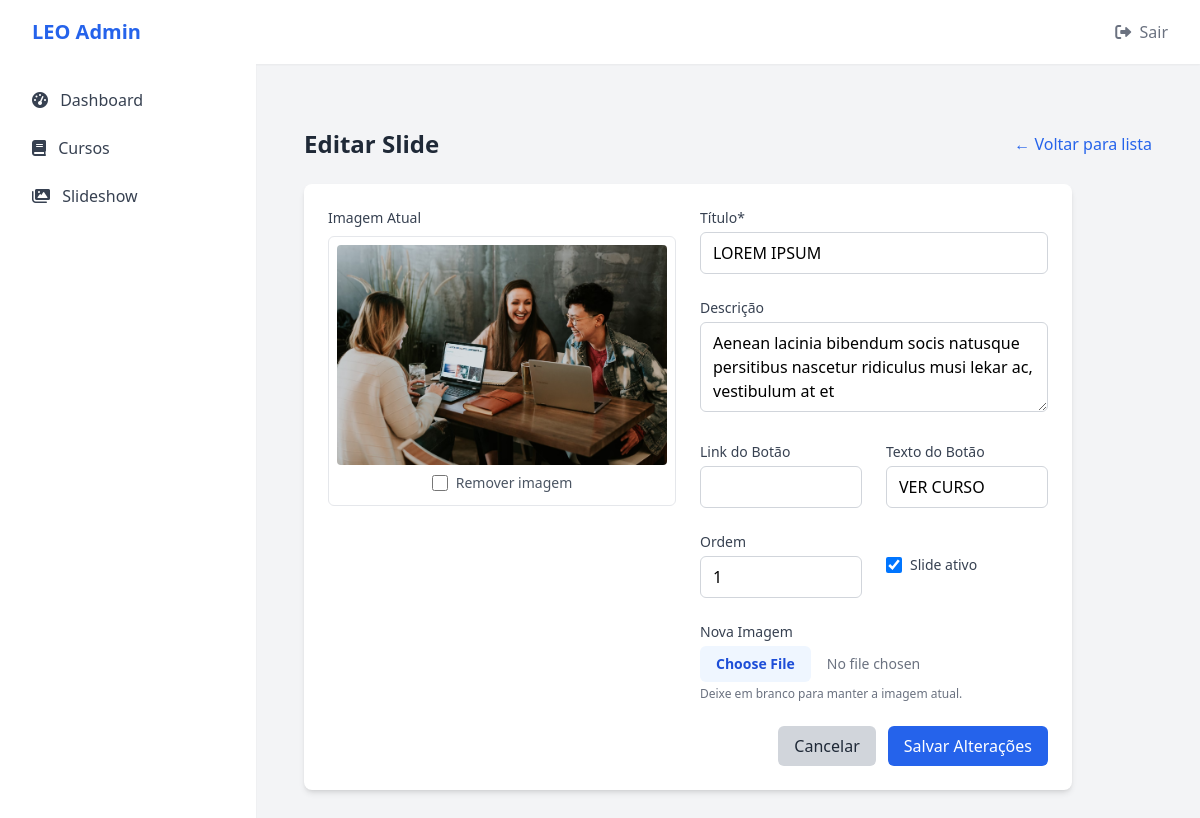
The page /admin/slideshow/editar.php?id=1 (signed in) on the database its author committed.
### tables this page shows
CREATE TABLE `slideshow` (
  `id` int(11) NOT NULL AUTO_INCREMENT,
  `titulo` varchar(255) NOT NULL,
  `descricao` text DEFAULT NULL,
  `imagem` varchar(255) NOT NULL,
  `link_botao` varchar(255) DEFAULT NULL,
  `texto_botao` varchar(50) DEFAULT 'VER CURSO',
  `ordem` int(11) DEFAULT 0,
  `ativo` tinyint(1) DEFAULT 1,
  `criado_em` timestamp NOT NULL DEFAULT current_timestamp(),
  `atualizado_em` timestamp NOT NULL DEFAULT current_timestamp() ON UPDATE current_timestamp(),
  PRIMARY KEY (`id`)
);

### admin/slideshow/editar.php (the view, shortened to what this page needs)
<?php
require '../../includes/db.php';
$slideId = $_GET['id'];
try {
    $stmt = $pdo->prepare("SELECT * FROM slideshow WHERE id = ?");
    $stmt->execute([$slideId]);
    $slide = $stmt->fetch();
} catch (PDOException $e) {
    die("Erro ao carregar slide: " . $e->getMessage());
}
include '../includes/header.php';
?>
<div class="container mx-auto px-4 py-8">
    <div class="flex items-center justify-between mb-6">
        <h1 class="text-2xl font-bold text-gray-800">Editar Slide</h1>
        <a href="index.php" class="text-blue-600 hover:text-blue-800">
            ← Voltar para lista
        </a>
    </div>
    <form action="salvar.php" method="POST" enctype="multipart/form-data" class="max-w-3xl bg-white p-6 rounded-lg shadow-md">
        <div class="mb-6 grid grid-cols-1 md:grid-cols-2 gap-6">
            <div>
                <label class="block text-sm font-medium text-gray-700 mb-2">Imagem Atual</label>
                <div class="border border-gray-200 rounded-md p-2">
                    <?php if ($slide['imagem']): ?>
                        <img src="../../assets/images/slideshow/<?= htmlspecialchars($slide['imagem']) ?>"
                             alt="Imagem atual do slide"
                             class="w-full h-auto rounded">
                        <div class="mt-2 text-center">
                            <label class="inline-flex items-center">
                                <input type="checkbox" name="remover_imagem" class="h-4 w-4 text-blue-600">
                                <span class="ml-2 text-sm text-gray-600">Remover imagem</span>
                            </label>
                        </div>
                    <?php endif; ?>
                </div>
            </div>
            <div class="space-y-6">
                <div>
                    <label for="titulo" class="block text-sm font-medium text-gray-700 mb-1">Título*</label>
                    <input type="text" id="titulo" name="titulo" required
                           value="<?= htmlspecialchars($slide['titulo']) ?>"
                           class="w-full px-3 py-2 border border-gray-300 rounded-md focus:outline-none focus:ring-2 focus:ring-blue-500">
                </div>
                <div>
                    <label for="descricao" class="block text-sm font-medium text-gray-700 mb-1">Descrição</label>
                    <textarea id="descricao" name="descricao" rows="3"
                              class="w-full px-3 py-2 border border-gray-300 rounded-md focus:outline-none focus:ring-2 focus:ring-blue-500"><?= htmlspecialchars($slide['descricao']) ?></textarea>
                </div>
                <div class="grid grid-cols-1 md:grid-cols-2 gap-6">
                    <div>
                        <label for="link_botao" class="block text-sm font-medium text-gray-700 mb-1">Link do Botão</label>
                        <input type="text" id="link_botao" name="link_botao"
                               value="<?= htmlspecialchars($slide['link_botao']) ?>"
                               class="w-full px-3 py-2 border border-gray-300 rounded-md focus:outline-none focus:ring-2 focus:ring-blue-500">
                    </div>
                    <div>
                        <label for="texto_botao" class="block text-sm font-medium text-gray-700 mb-1">Texto do Botão</label>
                        <input type="text" id="texto_botao" name="texto_botao"
                               value="<?= htmlspecialchars($slide['texto_botao'] ?? 'VER CURSO') ?>"
                               class="w-full px-3 py-2 border border-gray-300 rounded-md focus:outline-none focus:ring-2 focus:ring-blue-500">
                    </div>
                </div>
                <div class="grid grid-cols-1 md:grid-cols-2 gap-6">
                    <div>
                        <label for="ordem" class="block text-sm font-medium text-gray-700 mb-1">Ordem</label>
                        <input type="number" id="ordem" name="ordem" min="1"
                               value="<?= $slide['ordem'] ?>"
                               class="w-full px-3 py-2 border border-gray-300 rounded-md focus:outline-none focus:ring-2 focus:ring-blue-500">
                    </div>
                    <div class="flex items-center">
                        <input type="checkbox" id="ativo" name="ativo"
                               <?= $slide['ativo'] ? 'checked' : '' ?>
                               class="h-4 w-4 text-blue-600 focus:ring-blue-500 border-gray-300 rounded">
                        <label for="ativo" class="ml-2 block text-sm text-gray-700">
                            Slide ativo
                        </label>
                    </div>
                </div>
                <div>
                    <label for="imagem" class="block text-sm font-medium text-gray-700 mb-1">Nova Imagem</label>
                    <input type="file" id="imagem" name="imagem" accept="image/*"
                           class="w-full text-sm text-gray-500 file:mr-4 file:py-2 file:px-4 file:rounded-md file:border-0 file:text-sm file:font-semibold file:bg-blue-50 file:text-blue-700 hover:file:bg-blue-100">
                    <p class="mt-1 text-xs text-gray-500">Deixe em branco para manter a imagem atual.</p>
                </div>
            </div>
        </div>
        <div class="flex justify-end space-x-3">
            <a href="index.php" class="bg-gray-300 hover:bg-gray-400 text-gray-800 px-4 py-2 rounded-md">Cancelar</a>
            <button type="submit" class="bg-blue-600 hover:bg-blue-700 text-white px-4 py-2 rounded-md">Salvar Alterações</button>
        </div>
    </form>
</div>
<?php include '../includes/footer.php'; ?>

### rows shown on the page
slideshow: imagem (picture), titulo "LOREM IPSUM", descricao "Aenean lacinia bibendum socis natusque persitibus nascetur ridiculus musi lekar ac, vestibulum at et", texto_botao "VER CURSO", ordem "1", ativo "☑"
